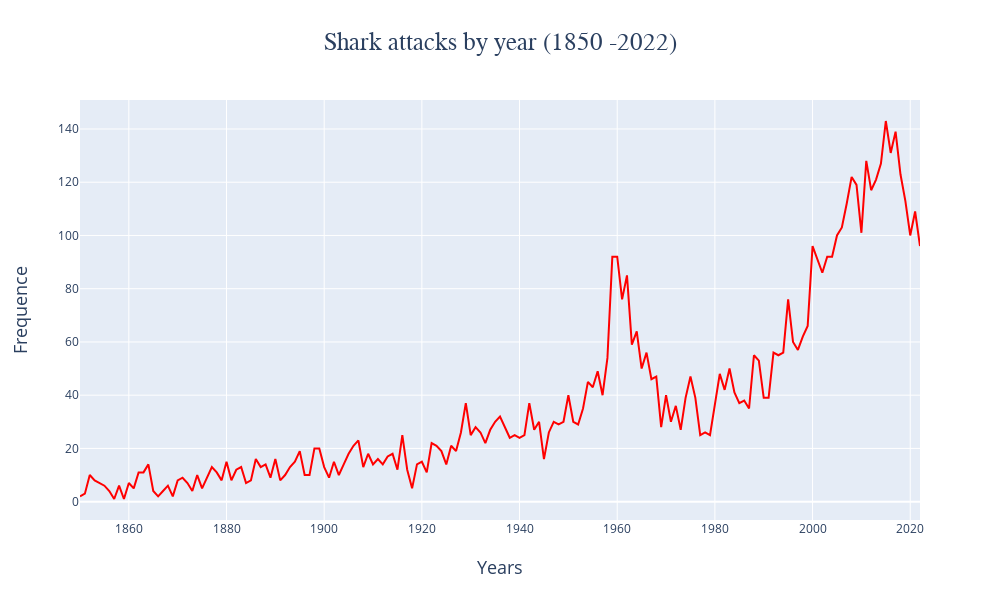

Write notebook code for a chart like this one.
### Code cell
#Visualizamos los datos
fig =px.line(x=years.index, y=years["Freq"], title= "Shark attacks by year (1850 -2022)", color_discrete_sequence=['red'], width=1000, height=600)
fig.update_xaxes(title_text="Years", title_font=dict(size=18), title_standoff=25)
fig.update_yaxes(title_text="Frequence", title_font=dict(size=18), title_standoff=25)
fig.update_layout(title={'x':0.5,
                         'xanchor': 'center',
                         'font': {'size': 25, 'family': 'Arial'}})

fig.show()

### Figure 1 — Plotly figure (JSON) as saved in the notebook; plotly's stock layout.template omitted (floating-point values rounded to 4 significant figures; data arrays with more than 128 entries replaced by an {"elided": "..."} marker saying what was removed)
{"data": [{"hovertemplate": "x=%{x}<br>y=%{y}<extra></extra>", "legendgroup": "", "line": {"color": "red", "dash": "solid"}, "marker": {"symbol": "circle"}, "mode": "lines", "name": "", "orientation": "v", "showlegend": false, "type": "scatter", "x": {"elided": "172 int values"}, "xaxis": "x", "y": {"elided": "172 int values"}, "yaxis": "y"}], "layout": {"height": 600, "legend": {"tracegroupgap": 0}, "title": {"font": {"family": "Arial", "size": 25}, "text": "Shark attacks by year (1850 -2022)", "x": 0.5, "xanchor": "center"}, "width": 1000, "xaxis": {"anchor": "y", "domain": [0, 1], "title": {"font": {"size": 18}, "standoff": 25, "text": "Years"}}, "yaxis": {"anchor": "x", "domain": [0, 1], "title": {"font": {"size": 18}, "standoff": 25, "text": "Frequence"}}}}
